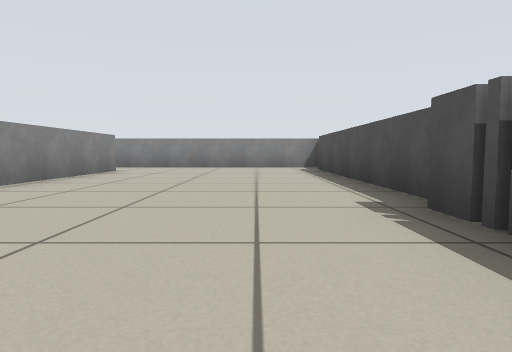
[1] (above)

16 first-person views from a walk through a Stage world. The camera is 0.41 m above the floor, tilts 4° down and sees 75° across. The lines on the ground mark 1 m squares. The floor is counted in squares, 1 m on a side. Each view is taken from the middle of a square. On the plan, view 1 faces up. The plan holds only what a view shows up to about 9 squares ahead; the rest is blank. The robots in the file are not drawn.

[2]
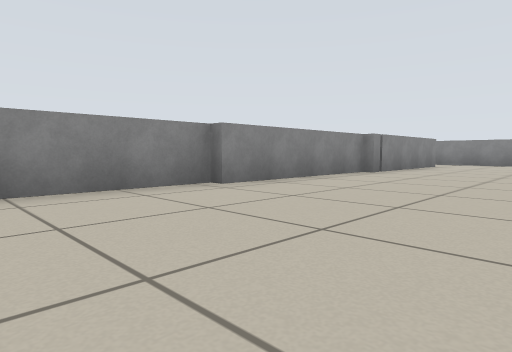

[3]
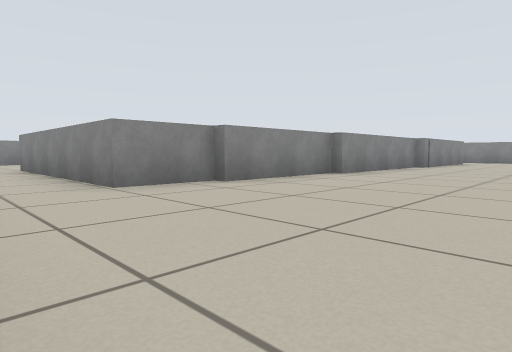

[4]
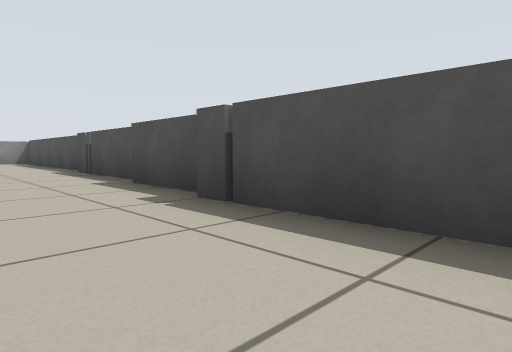

[5]
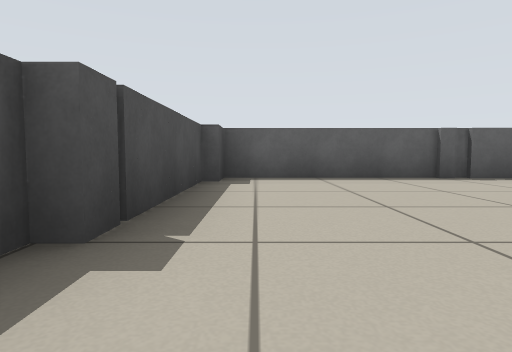

[6]
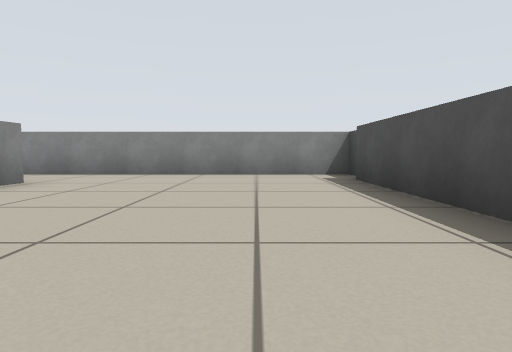

[7]
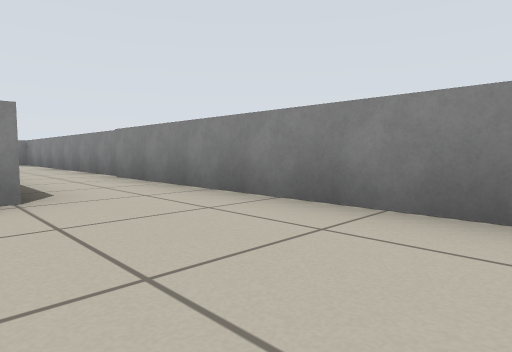

[8]
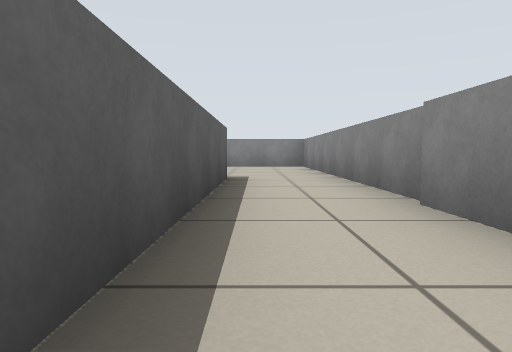

[9]
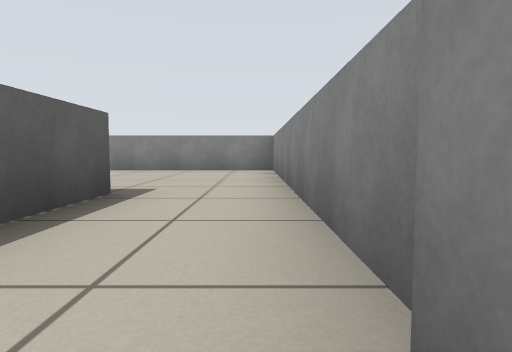

[10]
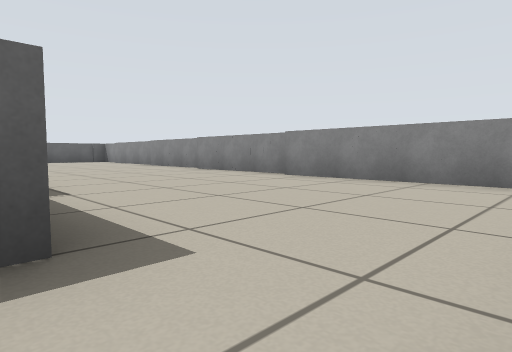

[11]
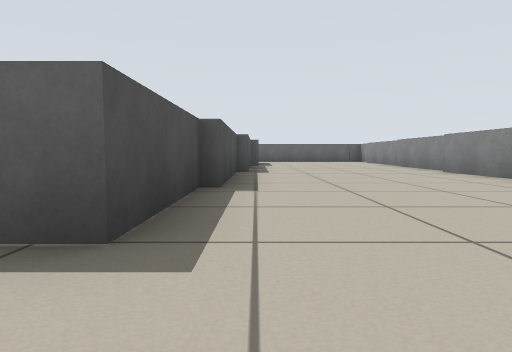

[12]
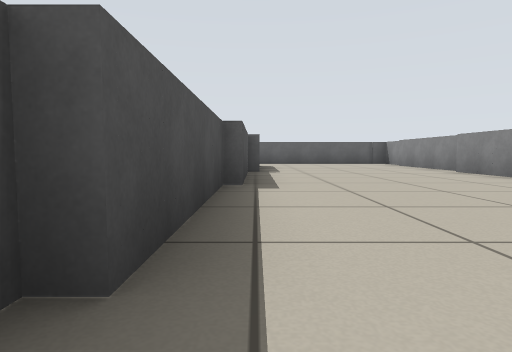

[13]
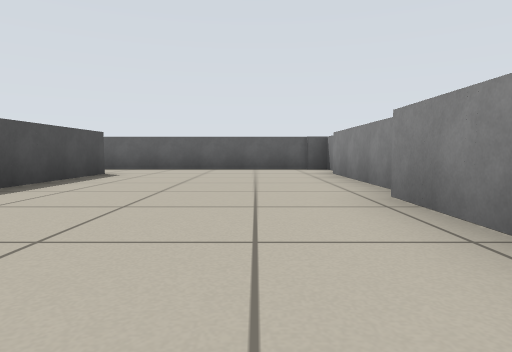

[14]
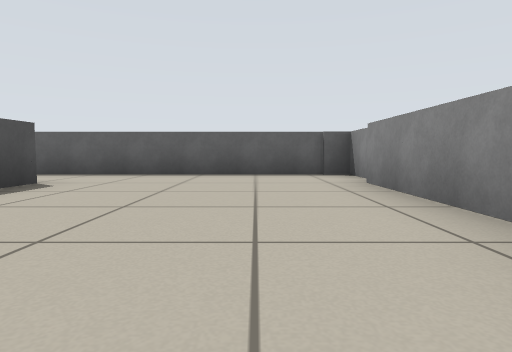

[15]
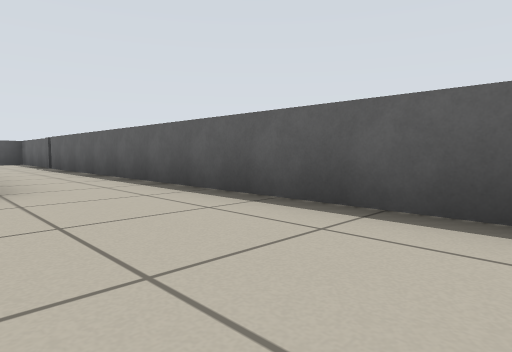

[16]
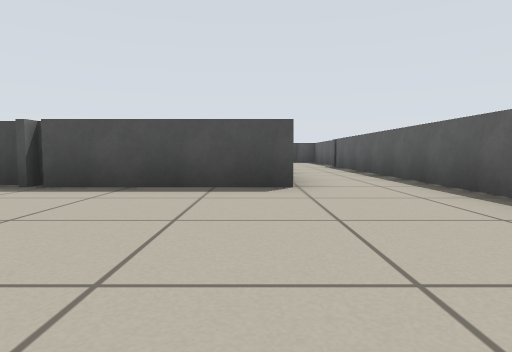

### Floor plan
Ten units are one square. View 1 is at (0, 0); x grows to the right and y downward. Boxes are objects, and circles mark ways between rooms. Rooms are numbered by the first view taken in them; rooms with no view inside come last. Other rooms are left out.
<svg viewBox="-143 -100 166 168">
<path fill="none" stroke="#000" d="M13 1 13 -25M-37 1 -37 30M15 -29 15 -81M-34 -36 -34 2M10 25 10 5M-39 29 -39 44M-32 -76 -32 -36M8 58 8 24M-34 63 5 63 5 56M18 -88 18 -93 -14 -93M-86 -19 -86 -51M-88 11 -88 -19M-133 -15 -133 11M-83 -50 -83 -75 -35 -75M-130 -49 -130 -18M-135 15 -135 46M-128 -95 -128 -49M-138 52 -138 63 -34 63M-39 44 -91 44 -91 11M-14 -93 -121 -93"/>
<circle cx="-25" cy="-85" r="3" fill="#2a7"/>
<circle cx="-40" cy="55" r="3" fill="#2a7"/>
<text x="-10" y="-10">1</text>
<text x="-100" y="-20">2</text>
</svg>
Room 1 opens to room 2.

Where each view was taken, in squares from view 1:
view 1: 0 up, 0 right, facing up
view 2: 3 down, 0 right, facing up-left
view 3: 6 down, 0 right, facing up-left
view 4: 5 down, 1 left, facing up-right
view 5: 1 down, 0 right, facing down
view 6: 3 up, 0 right, facing up
view 7: 7 up, 0 right, facing up-left
view 8: 8 up, 3 left, facing left
view 9: 9 up, 5 left, facing left
view 10: 9 up, 8 left, facing down-left
view 11: 9 up, 9 left, facing down
view 12: 6 up, 9 left, facing down
view 13: 2 up, 12 left, facing down
view 14: 0 up, 12 left, facing down
view 15: 4 down, 13 left, facing down-right
view 16: 4 down, 13 left, facing right
